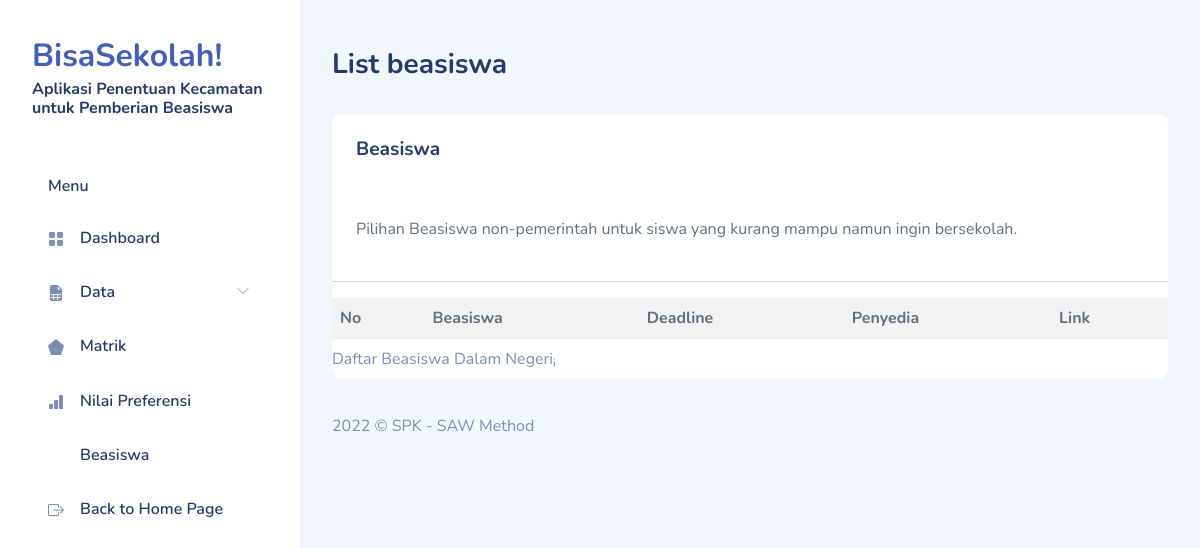
The app's page /beasiswa.php, older data.
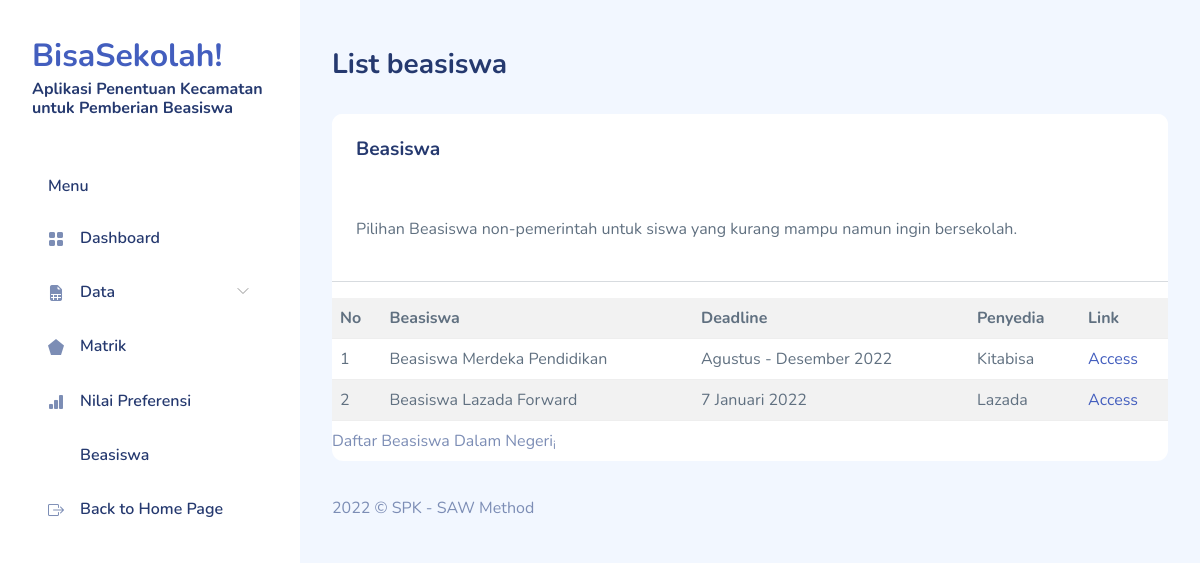
The same page, newer data.
### tables this page shows
CREATE TABLE `scholarship` (
  `kdBeasiswa` int(11) NOT NULL,
  `judulBeasiswa` varchar(150) NOT NULL,
  `durasi` varchar(50) NOT NULL,
  `penyedia` varchar(50) NOT NULL,
  `akses` varchar(150) NOT NULL
);

### beasiswa.php (the view, shortened to what this page needs)
<!DOCTYPE html>
<html lang="en">
    <?php
require "layout/head.php";
require "include/conn.php";
?>
    <body>
        <div id="app">
            <?php require "layout/sidebar.php";?>
            <div id="main">
                <div class="page-heading">
                    <h3>List beasiswa</h3>
                </div>
                <div class="page-content">
                    <section class="row">
                        <div class="col-12">
                            <div class="card">
                                <div class="card-header">
                                    <h4 class="card-title">Beasiswa</h4>
                                </div>
                                <div class="card-content">
                                    <div class="card-body">
                                        <p class="card-text">
                                            Pilihan Beasiswa non-pemerintah untuk siswa yang kurang mampu namun ingin bersekolah.
                                        </p>
                                    </div>
                                    <hr>
                                    <div class="table-responsive">
                                        <table class="table table-striped mb-0">
                                            <caption>
                                                Daftar Beasiswa Dalam Negeri<sub>i</sub>
                                            </caption>
                                            <tr>
                                                <th>No</th>
                                                <th>Beasiswa</th>
                                                <th>Deadline</th>
                                                <th>Penyedia</th>
                                                <th>Link</th>
                                            </tr>
                                            <?php
$sql = 'SELECT kdBeasiswa, judulBeasiswa, durasi, penyedia, akses FROM scholarship';
$result = $db->query($sql);
$i = 0;
while ($row = $result->fetch_object()) {
    echo "<tr>
        <td class='right'>" . (++$i) . "</td>
        <td class='center'>{$row->judulBeasiswa}</td>
        <td class='center'>{$row->durasi}</td>
        <td class='center'>{$row->penyedia}</td>
        <td class='center'><a href={$row->akses}>Access</a></td>
      </tr>\n";
}
?>
                                        </table>
                                    </div>
                                </div>
                            </div>
                        </div>
                    </section>
                </div>
                <?php require "layout/footer.php";?>
            </div>
        </div>
    </body>
</html>

### layout/head.php (shortened to what this page needs)
<head>
    <link rel="stylesheet" href="assets/css/bootstrap.css">
    <link rel="stylesheet" href="assets/vendors/iconly/bold.css">
    <link rel="stylesheet" href="assets/vendors/perfect-scrollbar/perfect-scrollbar.css">
    <link rel="stylesheet" href="assets/vendors/bootstrap-icons/bootstrap-icons.css">
    <link rel="stylesheet" href="assets/css/app.css">
</head>

### layout/sidebar.php (shortened to what this page needs)
<div id="sidebar" class="active">
    <div class="sidebar-wrapper active">
        <div class="sidebar-header">
            <div class="d-flex justify-content-between">
                <div class="logo">
                    <a href="./">BisaSekolah!</a>
                    <h6>Aplikasi Penentuan Kecamatan untuk Pemberian Beasiswa</h6>
                </div>
            </div>
        </div>
        <div class="sidebar-menu">
            <ul class="menu">
                <li class="sidebar-title">Menu</li>
                <li class="sidebar-item">
                    <a href="./" class='sidebar-link'>
                        <i class="bi bi-grid-fill"></i>
                        <span>Dashboard</span>
                    </a>
                </li>
                <li class="sidebar-item  has-sub">
                    <a href="#" class='sidebar-link'>
                        <i class="bi bi-file-earmark-spreadsheet-fill"></i>
                        <span>Data</span>
                    </a>
                </li>
                <li class="sidebar-item">
                    <a href="matrik.php" class='sidebar-link'>
                        <i class="bi bi-pentagon-fill"></i>
                        <span>Matrik</span>
                    </a>
                </li>
                <li class="sidebar-item">
                    <a href="preferensi.php" class='sidebar-link'>
                        <i class="bi bi-bar-chart-fill"></i>
                        <span>Nilai Preferensi</span>
                    </a>
                </li>
                <li class="sidebar-item">
                    <a href="beasiswa.php" class='sidebar-link'>
                        <i class="bi bi-mortarboard-fill"></i>
                        <span>Beasiswa</span>
                    </a>
                </li>
                <li class="sidebar-item">
                    <a href="../index.html" class='sidebar-link'>
                        <i class="bi bi-box-arrow-right"></i>
                        <span>Back to Home Page</span>
                    </a>
                </li>
            </ul>
        </div>
    </div>
</div>

### layout/footer.php
<footer>
    <div class="footer clearfix mb-0 text-muted">
        <div class="float-start">
            <p>2022 &copy; SPK - SAW Method</p>
        </div>
    </div>
</footer>

### assets/css/app.css (style rules this page uses)
.card { margin-bottom:2.2rem;border:none }
.card .card-header { border:none }
.card .card-header h4 { font-size:1.2rem;font-weight:700 }
.card .card-content { position:relative }
.card .card-title { font-size:1.2rem }
.card .card-body { padding:1.5rem }
#sidebar.active .sidebar-wrapper { left:0 }
.sidebar-wrapper { width:300px;height:100vh;position:fixed;top:0;z-index:10;overflow-y:auto;background-color:#fff;bottom:0;transition:left .5s ease-out }
.sidebar-wrapper .sidebar-header { padding:2rem 2rem 1rem;font-size:2rem;font-weight:700 }
.sidebar-wrapper .menu { margin-top:2rem;padding:0 2rem;font-weight:600 }
.sidebar-wrapper .menu .sidebar-title { padding:0 1rem;margin:1.5rem 0 1rem;font-size:1rem;list-style:none;font-weight:600;color:#25396f }
.sidebar-wrapper .menu .sidebar-link { display:block;padding:.7rem 1rem;font-size:1rem;display:flex;align-items:center;border-radius:.5rem;transition:all .5s;text-decoration:none;color:#25396f }
.sidebar-wrapper .menu .sidebar-link i,.sidebar-wrapper .menu .sidebar-link svg { color:#7c8db5 }
.sidebar-wrapper .menu .sidebar-link span { margin-left:1rem }
.sidebar-wrapper .menu .sidebar-item { list-style:none;margin-top:.5rem;position:relative }
.sidebar-wrapper .menu .sidebar-item.has-sub .sidebar-link:after { position:absolute;color:#ccc;right:15px;top:12px;display:block }
.dataTable-table td,.dataTable-table thead th,.table td,.table thead th { vertical-align:middle }
.bi { width:1rem;height:1rem }
#main { margin-left:300px;padding:2rem }
.page-heading { margin:0 0 2rem }
.page-heading h3 { font-weight:700 }
a { text-decoration:none }

Row changes from the older to the newer data that the page shows:
added scholarship: judulBeasiswa "Beasiswa Merdeka Pendidikan", durasi "Agustus - Desember 2022", penyedia "Kitabisa"
added scholarship: judulBeasiswa "Beasiswa Lazada Forward", durasi "7 Januari 2022", penyedia "Lazada"
